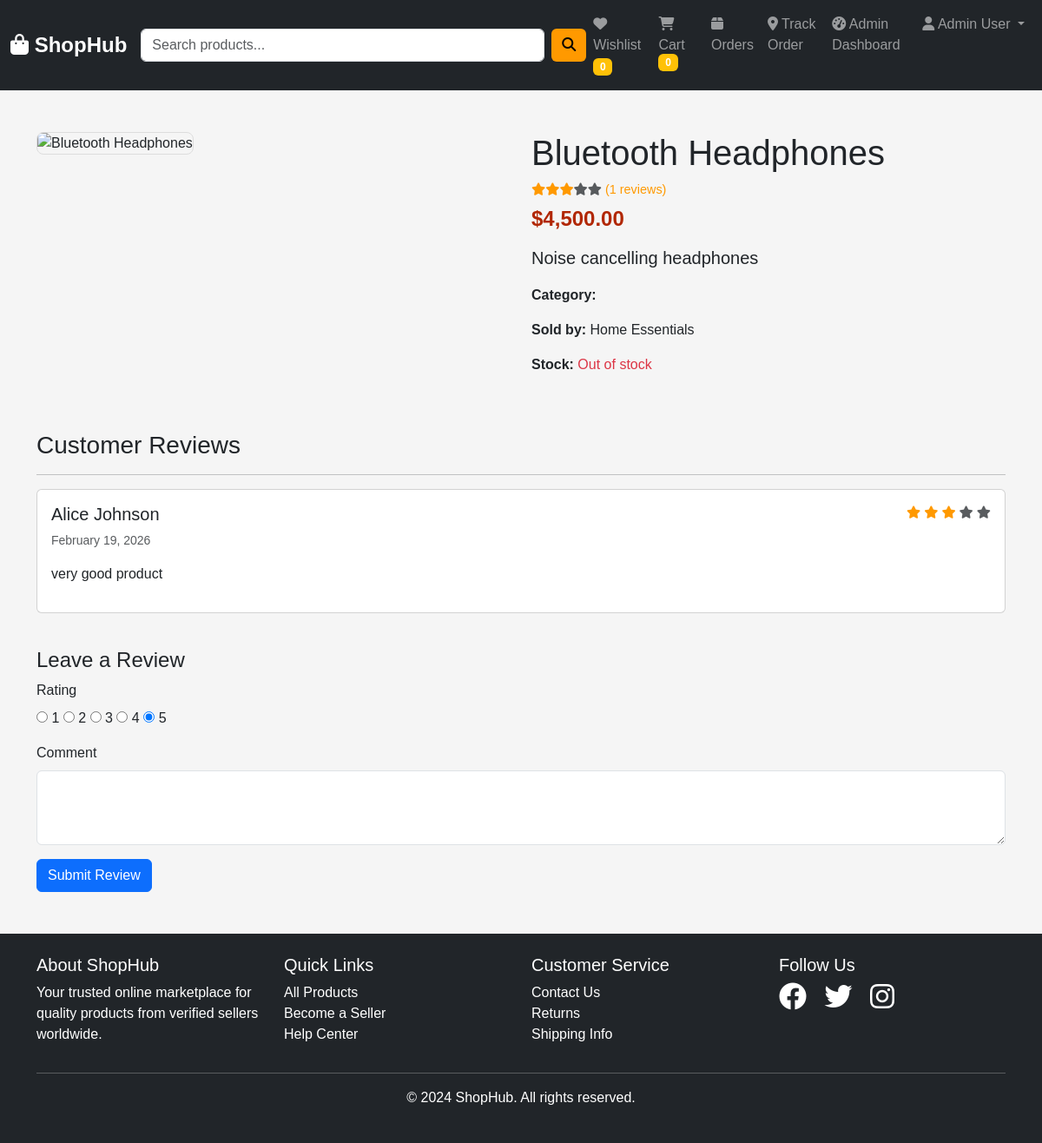
/product-detail.php?id=17 (signed in), run on the app's committed database.
### tables this page shows
CREATE TABLE `products` (
  `id` int(11) NOT NULL,
  `seller_id` int(11) NOT NULL,
  `name` varchar(255) NOT NULL,
  `description` text DEFAULT NULL,
  `price` decimal(10,2) NOT NULL,
  `stock` int(11) DEFAULT 0,
  `category` varchar(100) DEFAULT NULL,
  `image` varchar(255) DEFAULT NULL,
  `status` enum('active','inactive') DEFAULT 'active',
  `created_at` timestamp NOT NULL DEFAULT current_timestamp()
);

CREATE TABLE `users` (
  `id` int(11) NOT NULL,
  `email` varchar(255) NOT NULL,
  `password` varchar(255) NOT NULL,
  `full_name` varchar(255) NOT NULL,
  `user_type` enum('buyer','seller','admin') DEFAULT 'buyer',
  `shop_name` varchar(255) DEFAULT NULL,
  `phone` varchar(20) DEFAULT NULL,
  `address` text DEFAULT NULL,
  `created_at` timestamp NOT NULL DEFAULT current_timestamp()
);

CREATE TABLE `reviews` (
  `id` int(11) NOT NULL,
  `product_id` int(11) NOT NULL,
  `user_id` int(11) NOT NULL,
  `rating` int(11) DEFAULT NULL CHECK (`rating` between 1 and 5),
  `comment` text DEFAULT NULL,
  `created_at` timestamp NOT NULL DEFAULT current_timestamp()
);

### product-detail.php (the view, shortened to what this page needs)
<?php
require_once 'config/database.php';
$product_id = $_GET['id'] ?? 0;
$stmt = $pdo->prepare("SELECT p.*, u.shop_name, u.email,
                               COALESCE(AVG(r.rating),0) as avg_rating,
                               COUNT(r.id) as review_count
                        FROM products p
                        JOIN users u ON p.seller_id = u.id
                        LEFT JOIN reviews r ON r.product_id = p.id
                        WHERE p.id = ?");
$stmt->execute([$product_id]);
$product = $stmt->fetch();
$stmt = $pdo->prepare("SELECT r.*, u.full_name FROM reviews r JOIN users u ON r.user_id = u.id WHERE r.product_id = ? ORDER BY r.created_at DESC");
$stmt->execute([$product_id]);
$reviews = $stmt->fetchAll();
?>
<!DOCTYPE html>
<html lang="en">
<head>
    <link href="https://cdn.jsdelivr.net/npm/bootstrap@5.3.0/dist/css/bootstrap.min.css" rel="stylesheet">
    <link rel="stylesheet" href="https://cdnjs.cloudflare.com/ajax/libs/font-awesome/6.4.0/css/all.min.css">
    <link rel="stylesheet" href="assets/css/style.css">
</head>
<body>
    <?php include 'includes/header.php'; ?>
    <div class="container my-5">
        <div class="row">
            <div class="col-md-6">
                <img src="<?= htmlspecialchars($product['image']) ?>" class="product-detail-img" alt="<?= htmlspecialchars($product['name']) ?>">
            </div>
            <div class="col-md-6">
                <h1><?= htmlspecialchars($product['name']) ?></h1>
                <div class="rating mb-2">
                    <?php
                    $avg = round($product['avg_rating']);
                    for($i=1;$i<=5;$i++) {
                        if($i <= $avg) echo '<i class="fas fa-star"></i>';
                        else echo '<i class="fas fa-star text-muted"></i>';
                    }
                    ?>
                    <span>(<?= $product['review_count'] ?> reviews)</span>
                </div>
                <h2 class="price mb-3">$<?= number_format($product['price'], 2) ?></h2>
                <p class="lead"><?= nl2br(htmlspecialchars($product['description'])) ?></p>
                <div class="mb-3">
                    <strong>Category:</strong> <?= htmlspecialchars($product['category']) ?>
                </div>
                <div class="mb-3">
                    <strong>Sold by:</strong> <?= htmlspecialchars($product['shop_name']) ?>
                </div>
                <div class="mb-3">
                    <strong>Stock:</strong>
                    <?php if($product['stock'] > 0): ?>
                        <span class="text-success"><?= $product['stock'] ?> available</span>
                    <?php else: ?>
                        <span class="text-danger">Out of stock</span>
                    <?php endif; ?>
                </div>
            </div>
        </div>
        <div class="row mt-5">
            <div class="col-12">
                <h3>Customer Reviews</h3>
                <hr>
                <?php if(empty($reviews)): ?>
                <p class="text-muted">No reviews yet. Be the first to review this product!</p>
                <?php else: ?>
                    <?php foreach($reviews as $review): ?>
                    <div class="card mb-3">
                        <div class="card-body">
                            <div class="d-flex justify-content-between">
                                <h5><?= htmlspecialchars($review['full_name']) ?></h5>
                                <div class="rating">
                                    <?php for($i = 1; $i <= 5; $i++): ?>
                                        <i class="fas fa-star <?= $i <= $review['rating'] ? '' : 'text-muted' ?>"></i>
                                    <?php endfor; ?>
                                </div>
                            </div>
                            <p class="text-muted small"><?= date('F j, Y', strtotime($review['created_at'])) ?></p>
                            <p><?= nl2br(htmlspecialchars($review['comment'])) ?></p>
                        </div>
                    </div>
                    <?php endforeach; ?>
                <?php endif; ?>
            </div>
        </div>
        <?php if(isset($_SESSION['user_id'])): ?>
        <div class="row mt-4">
            <div class="col-12">
                <h4>Leave a Review</h4>
                <form method="POST">
                    <div class="mb-3">
                        <label class="form-label">Rating</label><br>
                        <?php for($r=1;$r<=5;$r++): ?>
                        <input type="radio" name="rating" value="<?= $r ?>" <?= $r==5 ? 'checked' : '' ?>> <?= $r ?>
                        <?php endfor; ?>
                    </div>
                    <div class="mb-3">
                        <label class="form-label">Comment</label>
                        <textarea name="comment" class="form-control" rows="3" required></textarea>
                    </div>
                    <button type="submit" class="btn btn-primary">Submit Review</button>
                </form>
            </div>
        </div>
        <?php else: ?>
        <p class="text-muted">Please <a href="login.php">login</a> to leave a review.</p>
        <?php endif; ?>
    </div>
    <?php include 'includes/footer.php'; ?>
</body>
</html>

### assets/css/style.css (style rules this page uses)
:root { --primary-color: #232f3e; --secondary-color: #febd69; --accent-color: #ff9900; }
body { font-family: 'Arial', sans-serif; background-color: #f5f5f5; }
.rating { color: var(--accent-color); font-size: 0.9rem; margin-bottom: 10px; }
.price { font-size: 1.5rem; font-weight: bold; color: #B12704; margin-bottom: 5px; }
.product-detail-img { max-width: 100%; border: 1px solid #ddd; border-radius: 8px; }

### data on the page
products: name "Bluetooth Headphones", price "4,500.00", description "Noise cancelling headphones", seller.shop_name "Home Essentials"
reviews: user.full_name "Alice Johnson", rating 3 (drawn), created_at "February 19, 2026", comment "very good product"

### other printed values
$full_name "Admin User"
$product['review_count'] "1"
